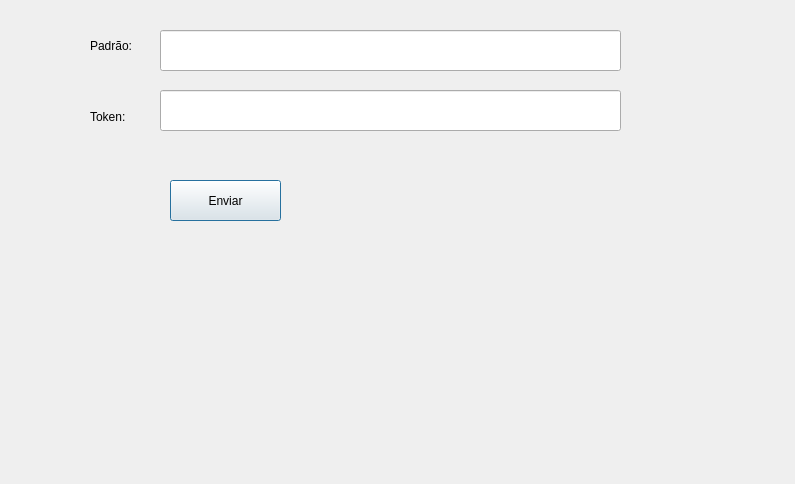
<?xml version="1.0" encoding="UTF-8"?>
<ui version="4.0">
 <class>SecDialog</class>
 <widget class="QDialog" name="SecDialog">
  <property name="geometry">
   <rect>
    <x>0</x>
    <y>0</y>
    <width>795</width>
    <height>484</height>
   </rect>
  </property>
  <property name="windowTitle">
   <string>Dialog</string>
  </property>
  <widget class="QLabel" name="label">
   <property name="geometry">
    <rect>
     <x>90</x>
     <y>30</y>
     <width>61</width>
     <height>31</height>
    </rect>
   </property>
   <property name="text">
    <string>Padrão:</string>
   </property>
  </widget>
  <widget class="QLineEdit" name="entradaExpressao">
   <property name="geometry">
    <rect>
     <x>160</x>
     <y>30</y>
     <width>461</width>
     <height>41</height>
    </rect>
   </property>
  </widget>
  <widget class="QLineEdit" name="lineEdit_2">
   <property name="geometry">
    <rect>
     <x>160</x>
     <y>90</y>
     <width>461</width>
     <height>41</height>
    </rect>
   </property>
  </widget>
  <widget class="QLabel" name="label_2">
   <property name="geometry">
    <rect>
     <x>90</x>
     <y>110</y>
     <width>59</width>
     <height>14</height>
    </rect>
   </property>
   <property name="text">
    <string>Token:</string>
   </property>
  </widget>
  <widget class="QPushButton" name="pushButton">
   <property name="geometry">
    <rect>
     <x>170</x>
     <y>180</y>
     <width>111</width>
     <height>41</height>
    </rect>
   </property>
   <property name="text">
    <string>Enviar</string>
   </property>
  </widget>
 </widget>
 <resources/>
 <connections/>
</ui>
